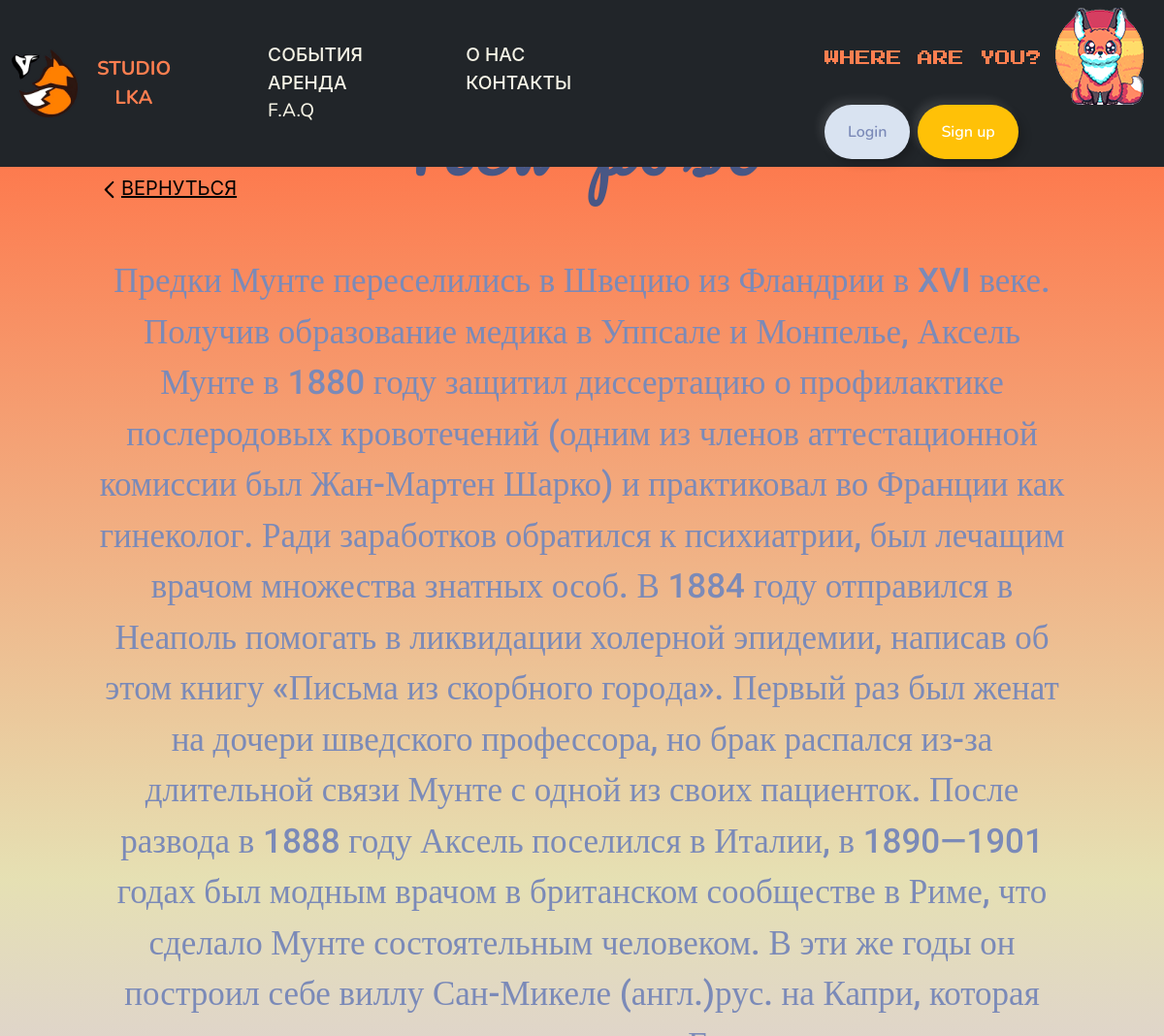
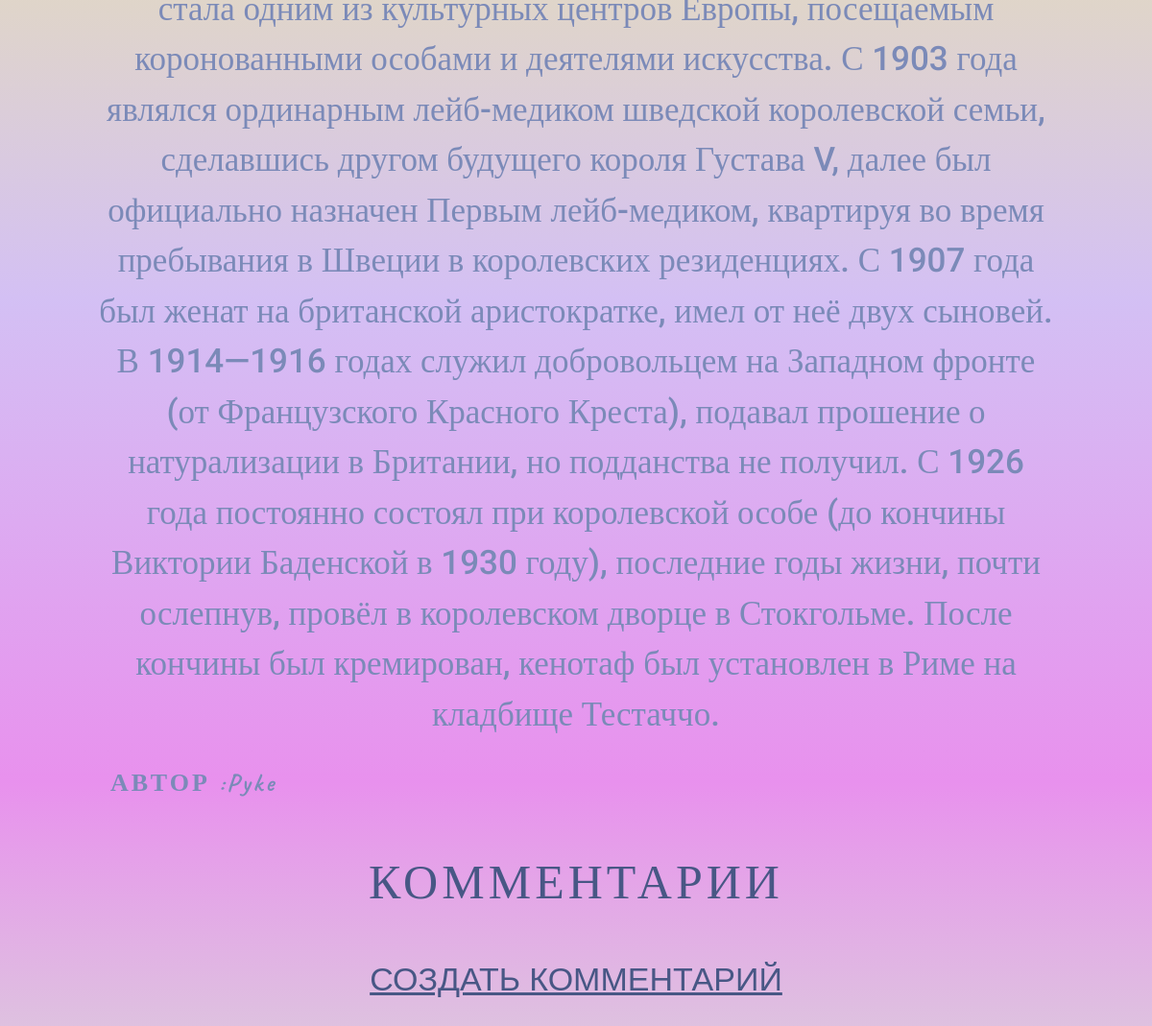
The app's page /blogs/10/ with its own data (2 pictures, top to bottom).
### blog/models.py (models this page shows, shortened)
class Post(models.Model):
    title = models.CharField(max_length=200)
    author = models.ForeignKey('auth.User', on_delete=models.CASCADE)
    body = models.TextField()

### blog/views.py (the view)
# urls.py: path('blogs/<int:pk>/', views.BlogDetailView.as_view(), name='post_detail'),
class BlogDetailView(DetailView):
    model = Post
    template_name = 'post_detail.html'

### templates/post_detail.html (shortened to what this page needs)
<!DOCTYPE html>
{% extends 'base.html' %}
{% load static %}
    {% block content %}
<body class="blog-body">
<section class="post-page">
    <div class="back">
        <a href="{% url 'main_post' %}"><img class="img-back" src="{% static 'IMG/svgs/back.svg' %}" width="25px" height="25px"></a>
        <a href="{% url 'main_post' %}" class="back-page">ВЕРНУТЬСЯ</a>
    </div>
      <div class="blog-new-style">
            <div class="post-detail">
                <h2 class="detail-title"> {{ post.title }} </h2>
                <p class="detail-body"> {{ post.body }} </p>
                <p class="posts-author">АВТОР :{{ post.author }}</p>
                <div class="comments_list">
                    <h1 class="comment_title">КОММЕНТАРИИ</h1>
                    <a href="{% url 'comment_new' post.pk %}"> СОЗДАТЬ КОММЕНТАРИЙ</a>
                </div>
                <div class="located-more"></div>
            </div>
    </div>
</section>
</body>
   {% endblock content %}

### static/css/base_header.css (style rules this page uses)
* { margin: 0; padding: 0; -webkit-box-sizing: border-box; box-sizing: border-box; }

### static/css/about.css (style rules this page uses)
* { margin: 0; padding: 0; -webkit-box-sizing: border-box; box-sizing: border-box; }

### static/css/blog_style.css (style rules this page uses)
* { margin: 0; padding: 0; -webkit-box-sizing: border-box; box-sizing: border-box; }
.blog-body { min-height: 100%; }
.post-page { position: relative; top: 110px; width: 100%; height: 100%; min-height: 900px; padding: 0 100px 0 100px ; text-align: center; background-image: linear-gradient(180deg, #FF7246 0%, rgba(239, 222, 133, 0.572917) 36.98%, rgba(208, 170, 246, 0.62) 59.05%, rgba(255, 22, 232, 0.4) 82.29%, #D9D9D9 100%); }
.detail-title { font-size: 70px; font-family: 'Pacifico'; letter-spacing: 10px; }
.detail-body { font-size: 35px; font-family: 'Roboto'; font-weight: 500; margin: 70px 0 0 0; }
.located-more { width: 100%; height: 150px; }
.back { position: absolute; top: 70px; display: flex; width: 100px; height: 50px; }
.back-page { color: black; font-size: 20px; transition-duration: 0.5s; }
.img-back { margin: 3px 0 0 0; }
.posts-author { font-size: 26px; font-family: 'Caveat'; font-weight: bold; letter-spacing: 3px; text-align: left; margin: 25px 0 0 15px; }
.comments_list { font-size: 34px; font-family: "Montserrat", sans-serif; font-weight: 500; }
.comment_title { font-family: 'Pacifico'; font-size: 50px; letter-spacing: 4px; margin: 50px 0 50px 0; }

### static/css/home_style.css (style rules this page uses)
* { margin: 0; padding: 0; -webkit-box-sizing: border-box; box-sizing: border-box; }

### static/css/contacts.css (style rules this page uses)
* { margin: 0; padding: 0; -webkit-box-sizing: border-box; box-sizing: border-box; }

### static/css/gallary.css (style rules this page uses)
* { margin: 0; padding: 0; -webkit-box-sizing: border-box; box-sizing: border-box; }

### records on screen
Post: body "Предки Мунте переселились в Швецию из Фландрии в XVI веке. Получив образование медика в Уппсале и Монпелье, Аксель Мунте в 1880 году защитил диссертацию о профилактике послеродовых кровотечений (одним из членов аттестационной комиссии был Жан-Мартен Шарко) и практиковал во Франции как гинеколог. Ради заработков обратился к психиатрии, был лечащим врачом множества знатных особ. В 1884 году отправился в Неаполь помогать в ликвидации холерной эпидемии, написав об этом книгу «Пись­ма из скорб­но­го го­ро­да». Первый раз был женат на дочери шведского профессора, но брак распался из-за длительной связи Мунте с одной из своих пациенток. После развода в 1888 году Аксель поселился в Италии, в…", author "Pyke"
